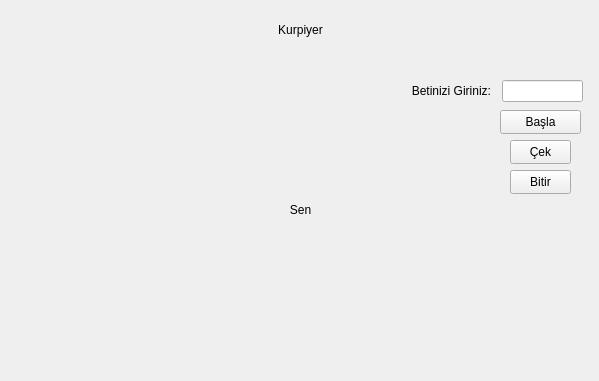
<?xml version="1.0" encoding="UTF-8"?>
<ui version="4.0">
 <class>Qt21DenemeClass</class>
 <widget class="QMainWindow" name="Qt21DenemeClass">
  <property name="geometry">
   <rect>
    <x>0</x>
    <y>0</y>
    <width>599</width>
    <height>381</height>
   </rect>
  </property>
  <property name="windowTitle">
   <string>BlackJack</string>
  </property>
  <widget class="QWidget" name="centralWidget">
   <property name="enabled">
    <bool>true</bool>
   </property>
   <widget class="QPushButton" name="btnTake">
    <property name="geometry">
     <rect>
      <x>510</x>
      <y>140</y>
      <width>61</width>
      <height>24</height>
     </rect>
    </property>
    <property name="text">
     <string>Çek</string>
    </property>
   </widget>
   <widget class="QLabel" name="playerCard1">
    <property name="geometry">
     <rect>
      <x>200</x>
      <y>230</y>
      <width>61</width>
      <height>81</height>
     </rect>
    </property>
    <property name="text">
     <string/>
    </property>
   </widget>
   <widget class="QLabel" name="curpPoint">
    <property name="geometry">
     <rect>
      <x>278</x>
      <y>150</y>
      <width>51</width>
      <height>20</height>
     </rect>
    </property>
    <property name="autoFillBackground">
     <bool>false</bool>
    </property>
    <property name="text">
     <string/>
    </property>
    <property name="alignment">
     <set>Qt::AlignCenter</set>
    </property>
   </widget>
   <widget class="QLabel" name="playerPoint">
    <property name="geometry">
     <rect>
      <x>280</x>
      <y>330</y>
      <width>49</width>
      <height>16</height>
     </rect>
    </property>
    <property name="autoFillBackground">
     <bool>false</bool>
    </property>
    <property name="text">
     <string/>
    </property>
    <property name="alignment">
     <set>Qt::AlignCenter</set>
    </property>
   </widget>
   <widget class="QPushButton" name="btnStart">
    <property name="geometry">
     <rect>
      <x>500</x>
      <y>110</y>
      <width>81</width>
      <height>24</height>
     </rect>
    </property>
    <property name="text">
     <string>Başla</string>
    </property>
   </widget>
   <widget class="QLabel" name="playerCard1_2">
    <property name="geometry">
     <rect>
      <x>200</x>
      <y>50</y>
      <width>61</width>
      <height>81</height>
     </rect>
    </property>
    <property name="text">
     <string/>
    </property>
   </widget>
   <widget class="QLabel" name="curpName">
    <property name="geometry">
     <rect>
      <x>270</x>
      <y>20</y>
      <width>61</width>
      <height>20</height>
     </rect>
    </property>
    <property name="autoFillBackground">
     <bool>false</bool>
    </property>
    <property name="text">
     <string>Kurpiyer</string>
    </property>
    <property name="alignment">
     <set>Qt::AlignCenter</set>
    </property>
   </widget>
   <widget class="QLabel" name="playerName">
    <property name="geometry">
     <rect>
      <x>270</x>
      <y>200</y>
      <width>61</width>
      <height>20</height>
     </rect>
    </property>
    <property name="autoFillBackground">
     <bool>false</bool>
    </property>
    <property name="text">
     <string>Sen</string>
    </property>
    <property name="alignment">
     <set>Qt::AlignCenter</set>
    </property>
   </widget>
   <widget class="QPushButton" name="btnFinish">
    <property name="geometry">
     <rect>
      <x>510</x>
      <y>170</y>
      <width>61</width>
      <height>24</height>
     </rect>
    </property>
    <property name="text">
     <string>Bitir</string>
    </property>
   </widget>
   <widget class="QLabel" name="background">
    <property name="geometry">
     <rect>
      <x>0</x>
      <y>-20</y>
      <width>601</width>
      <height>401</height>
     </rect>
    </property>
    <property name="text">
     <string/>
    </property>
    <property name="pixmap">
     <pixmap>table.jpg</pixmap>
    </property>
    <property name="scaledContents">
     <bool>true</bool>
    </property>
   </widget>
   <widget class="QLineEdit" name="moneyField">
    <property name="geometry">
     <rect>
      <x>502</x>
      <y>80</y>
      <width>81</width>
      <height>22</height>
     </rect>
    </property>
   </widget>
   <widget class="QLabel" name="moneyCount">
    <property name="geometry">
     <rect>
      <x>500</x>
      <y>60</y>
      <width>81</width>
      <height>16</height>
     </rect>
    </property>
    <property name="text">
     <string/>
    </property>
    <property name="alignment">
     <set>Qt::AlignCenter</set>
    </property>
   </widget>
   <widget class="QLabel" name="betLabel">
    <property name="geometry">
     <rect>
      <x>410</x>
      <y>80</y>
      <width>81</width>
      <height>21</height>
     </rect>
    </property>
    <property name="text">
     <string>Betinizi Giriniz:</string>
    </property>
    <property name="alignment">
     <set>Qt::AlignRight|Qt::AlignTrailing|Qt::AlignVCenter</set>
    </property>
   </widget>
   <zorder>background</zorder>
   <zorder>btnStart</zorder>
   <zorder>btnTake</zorder>
   <zorder>playerCard1</zorder>
   <zorder>curpPoint</zorder>
   <zorder>playerPoint</zorder>
   <zorder>playerCard1_2</zorder>
   <zorder>curpName</zorder>
   <zorder>playerName</zorder>
   <zorder>btnFinish</zorder>
   <zorder>moneyField</zorder>
   <zorder>moneyCount</zorder>
   <zorder>betLabel</zorder>
  </widget>
 </widget>
 <layoutdefault spacing="6" margin="11"/>
 <resources>
  <include location="Qt21Deneme.qrc"/>
 </resources>
 <connections/>
</ui>
